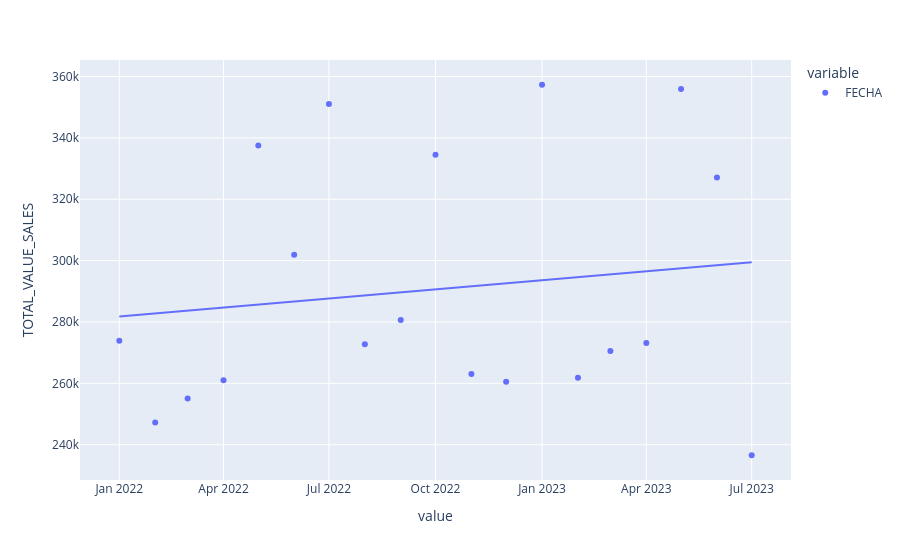

The notebook cell this image was saved under:
### Code cell
eta1['FECHA'] = pd.to_datetime(
    eta1['YEAR'].astype(str) + '-' +
    eta1['MONTH'].astype(str) + '-01'
)

eta1 = eta1.sort_values(by = 'FECHA', ascending = True)

#Tendencia por tiempo
px.scatter(
    eta1,
    x = ['FECHA'],
    y = 'TOTAL_VALUE_SALES',
    trendline = 'ols'
)

### Figure 1 — Plotly figure (JSON) as saved in the notebook; plotly's stock layout.template omitted (floating-point values rounded to 4 significant figures)
{"data": [{"hovertemplate": "variable=FECHA<br>value=%{x}<br>TOTAL_VALUE_SALES=%{y}<extra></extra>", "legendgroup": "FECHA", "marker": {"color": "#636efa", "symbol": "circle"}, "mode": "markers", "name": "FECHA", "orientation": "v", "showlegend": true, "type": "scatter", "x": ["2022-01-01T00:00:00.000000", "2022-02-01T00:00:00.000000", "2022-03-01T00:00:00.000000", "2022-04-01T00:00:00.000000", "2022-05-01T00:00:00.000000", "2022-06-01T00:00:00.000000", "2022-07-01T00:00:00.000000", "2022-08-01T00:00:00.000000", "2022-09-01T00:00:00.000000", "2022-10-01T00:00:00.000000", "2022-11-01T00:00:00.000000", "2022-12-01T00:00:00.000000", "2023-01-01T00:00:00.000000", "2023-02-01T00:00:00.000000", "2023-03-01T00:00:00.000000", "2023-04-01T00:00:00.000000", "2023-05-01T00:00:00.000000", "2023-06-01T00:00:00.000000", "2023-07-01T00:00:00.000000"], "xaxis": "x", "y": [273900.0, 247300.0, 255000.0, 261000.0, 337500.0, 301900.0, 351000.0, 272700.0, 280600.0, 334500.0, 263000.0, 260600.0, 357300.0, 261800.0, 270600.0, 273200.0, 355900.0, 327100.0, 236600.0], "yaxis": "y"}, {"hovertemplate": "<b>OLS trendline</b><br>TOTAL_VALUE_SALES = 0.00037426 * value + -332382<br>R<sup>2</sup>=0.019122<br><br>variable=FECHA<br>value=%{x}<br>TOTAL_VALUE_SALES=%{y} <b>(trend)</b><extra></extra>", "legendgroup": "FECHA", "marker": {"color": "#636efa", "symbol": "circle"}, "mode": "lines", "name": "FECHA", "showlegend": false, "type": "scatter", "x": ["2022-01-01T00:00:00.000000", "2022-02-01T00:00:00.000000", "2022-03-01T00:00:00.000000", "2022-04-01T00:00:00.000000", "2022-05-01T00:00:00.000000", "2022-06-01T00:00:00.000000", "2022-07-01T00:00:00.000000", "2022-08-01T00:00:00.000000", "2022-09-01T00:00:00.000000", "2022-10-01T00:00:00.000000", "2022-11-01T00:00:00.000000", "2022-12-01T00:00:00.000000", "2023-01-01T00:00:00.000000", "2023-02-01T00:00:00.000000", "2023-03-01T00:00:00.000000", "2023-04-01T00:00:00.000000", "2023-05-01T00:00:00.000000", "2023-06-01T00:00:00.000000", "2023-07-01T00:00:00.000000"], "xaxis": "x", "y": [281800.0, 282800.0, 283700.0, 284700.0, 285700.0, 286700.0, 287600.0, 288600.0, 289600.0, 290600.0, 291600.0, 292600.0, 293600.0, 294600.0, 295500.0, 296500.0, 297500.0, 298500.0, 299400.0], "yaxis": "y"}], "layout": {"legend": {"title": {"text": "variable"}, "tracegroupgap": 0}, "margin": {"t": 60}, "xaxis": {"anchor": "y", "domain": [0, 1], "title": {"text": "value"}}, "yaxis": {"anchor": "x", "domain": [0, 1], "title": {"text": "TOTAL_VALUE_SALES"}}}}
